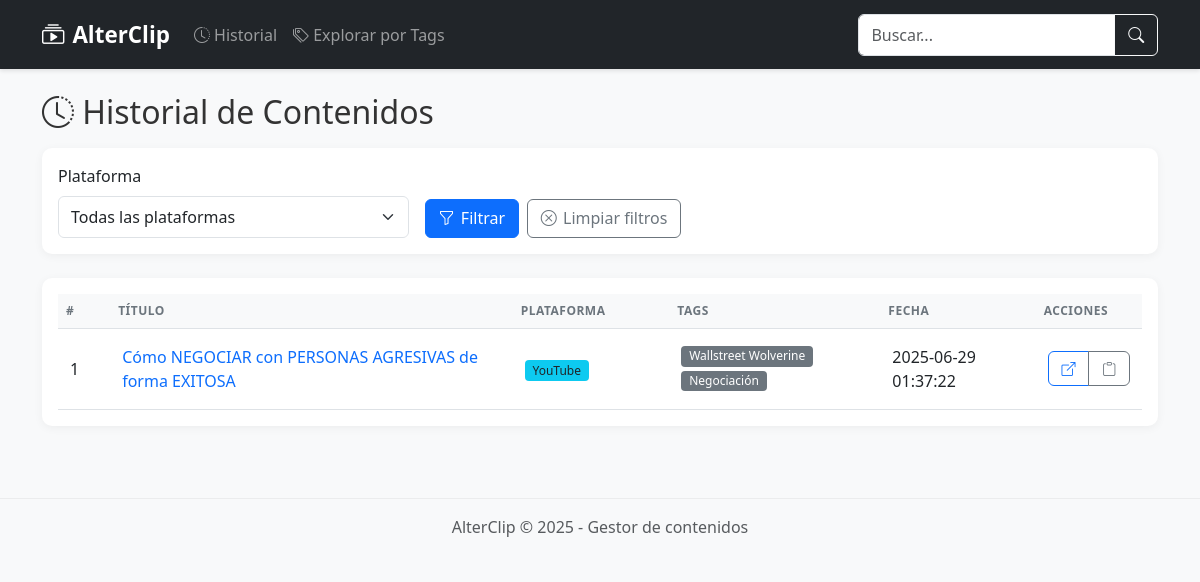
Screenshot of /?tag=Negociación with the database file from the repository.
### tables this page shows
CREATE TABLE streaming_history (
                    id INTEGER PRIMARY KEY AUTOINCREMENT,
                    url TEXT NOT NULL,
                    title TEXT,
                    platform TEXT,
                    timestamp DATETIME DEFAULT CURRENT_TIMESTAMP
                , visto INTEGER DEFAULT 0);

CREATE TABLE tags (
                    id INTEGER PRIMARY KEY AUTOINCREMENT,
                    name TEXT NOT NULL,
                    description TEXT,
                    UNIQUE(name)
                );

### app.py (the view)
@app.route('/')
def index():
    search = request.args.get('search', '')
    tag = request.args.get('tag')
    platform = request.args.get('platform')
    history = get_streaming_history(search=search, tag=tag, platform=platform)
    tags = get_tags()
    platforms = get_platforms()
    return render_template('index.html',
                         history=history,
                         tags=tags,
                         platforms=platforms,
                         current_search=search,
                         current_tag=tag,
                         current_platform=platform)

### app.py (called while the page is built)
@app.context_processor
def inject_now():
    return {'now': datetime.now()}

def get_db_path() -> Path:
    db_path = Path(__file__).parent / "data" / "streaming_history.db"
    db_path.parent.mkdir(parents=True, exist_ok=True)
    return db_path

def get_connection():
    return sqlite3.connect(get_db_path())

def get_platforms():
    conn = get_connection()
    cursor = conn.cursor()
    cursor.execute("SELECT DISTINCT platform FROM streaming_history WHERE platform IS NOT NULL ORDER BY platform")
    platforms = [row[0] for row in cursor.fetchall()]
    conn.close()
    return platforms

### templates/index.html (shortened to what this page needs)
{% extends "base.html" %}
{% block content %}
<div class="row mb-4">
    <div class="col-12">
        <h2 class="mb-3">
            <i class="bi bi-clock-history"></i> Historial de Contenidos
        </h2>
        <div class="card mb-4">
            <div class="card-body">
                <form id="filterForm" class="row g-3">
                    <div class="col-md-4">
                        <label for="platformFilter" class="form-label">Plataforma</label>
                        <select class="form-select" id="platformFilter" name="platform">
                            <option value="">Todas las plataformas</option>
                        </select>
                    </div>
                    <div class="col-md-8 d-flex align-items-end">
                        <button type="submit" class="btn btn-primary me-2">
                            <i class="bi bi-funnel"></i> Filtrar
                        </button>
                        {% if current_tag or current_platform or current_search %}
                            <a href="{{ url_for('index') }}" class="btn btn-outline-secondary">
                                <i class="bi bi-x-circle"></i> Limpiar filtros
                            </a>
                        {% endif %}
                    </div>
                </form>
            </div>
        </div>
        <div class="card">
            <div class="card-body">
                {% if history %}
                    <div class="table-responsive">
                        <table class="table table-hover">
                            <thead>
                                <tr>
                                    <th style="width: 5%;">#</th>
                                    <th style="width: 40%;">Título</th>
                                    <th style="width: 15%;">Plataforma</th>
                                    <th style="width: 20%;">Tags</th>
                                    <th style="width: 15%;">Fecha</th>
                                    <th style="width: 5%;">Acciones</th>
                                </tr>
                            </thead>
                            <tbody>
                                {% for item in history %}
                                    <tr class="{% if item.visto == 0 %}table-warning{% endif %}">
                                        <td>{{ loop.index }}</td>
                                        <td>
                                            <a href="{{ item.url }}"
                                               class="text-decoration-none"
                                               data-url-id="{{ item.id }}">
                                                {{ item.title|truncate(60) }}
                                            </a>
                                        </td>
                                        <td>
                                            {% if item.platform %}
                                                <span class="badge bg-info text-dark">
                                                    {{ item.platform }}
                                                </span>
                                            {% else %}
                                                <span class="text-muted">-</span>
                                            {% endif %}
                                        </td>
                                        <td>
                                            {% if item.tags %}
                                                <div class="d-flex flex-wrap gap-1">
                                                    {% for tag in item.tags %}
                                                        <a href="{{ url_for('index', tag=tag) }}" class="badge bg-secondary text-decoration-none">
                                                            {{ tag }}
                                                        </a>
                                                    {% endfor %}
                                                </div>
                                            {% else %}
                                                <span class="text-muted">Sin etiquetas</span>
                                            {% endif %}
                                        </td>
                                        <td>
                                            {% if item.timestamp %}
                                                {{ item.timestamp.split('T')[0] }}
                                            {% else %}
                                                <span class="text-muted">-</span>
                                            {% endif %}
                                        </td>
                                        <td>
                                            <div class="btn-group btn-group-sm" role="group">
                                                <a href="{{ item.url }}" target="_blank" class="btn btn-outline-primary"
                                                   data-bs-toggle="tooltip" data-bs-placement="top" title="Abrir enlace">
                                                    <i class="bi bi-box-arrow-up-right"></i>
                                                </a>
                                                <button class="btn btn-outline-secondary copy-btn"
                                                        data-url="{{ item.url }}"
                                                        data-bs-toggle="tooltip" data-bs-placement="top" title="Copiar enlace">
                                                    <i class="bi bi-clipboard"></i>
                                                </button>
                                            </div>
                                        </td>
                                    </tr>
                                {% endfor %}
                            </tbody>
                        </table>
                    </div>
                {% endif %}
            </div>
        </div>
    </div>
</div>
{% endblock %}

### static/css/style.css (style rules this page uses)
body { background-color: #f8f9fa; color: #333; font-family: 'Segoe UI', Tahoma, Geneva, Verdana, sans-serif; }
.card { border: none; border-radius: 10px; box-shadow: 0 2px 10px rgba(0, 0, 0, 0.05); margin-bottom: 1.5rem; overflow: hidden; }
.table { margin-bottom: 0; }
.table th { font-weight: 600; border-top: none; text-transform: uppercase; font-size: 0.75rem; letter-spacing: 0.5px; color: #6c757d; background-color: #f8f9fa; }
.table td { vertical-align: middle; padding: 1rem 0.75rem; }
.badge { font-weight: 500; padding: 0.35em 0.65em; border-radius: 4px; }
.btn { display: inline-flex; align-items: center; gap: 0.4rem; font-weight: 500; padding: 0.4rem 0.8rem; border-radius: 6px; transition: all 0.2s ease; }
a { color: #0d6efd; text-decoration: none; transition: color 0.2s ease; }
.form-control, .form-select { border-radius: 6px; padding: 0.5rem 0.75rem; border: 1px solid #dee2e6; transition: border-color 0.15s ease-in-out, box-shadow 0.15s ease-in-out; }

### rows the page displays
streaming_history: title "Cómo NEGOCIAR con PERSONAS AGRESIVAS de forma EXITOSA", platform "YouTube", timestamp "2025-06-29 01:37:22"
tags: name "Wallstreet Wolverine"
tags: name "Negociación"
